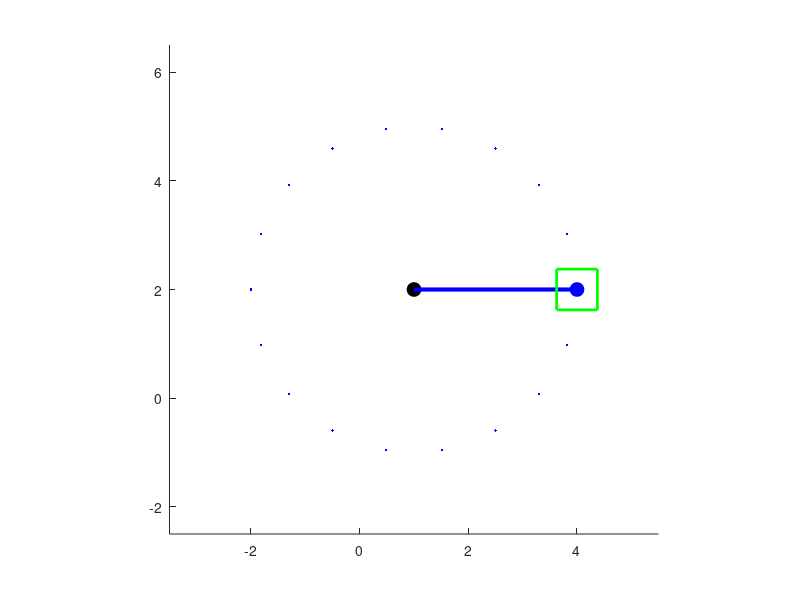

This figure's MATLAB source:
clear; clc; close all;

% Parameters
PtA = [1, 2]; % Coordinates of point A
R = 3; % Length of the crank
N_cyc = 2; % Number of cycles
Trace_inc = 20; % Tracing increment

% Define theta (angles in radians)
theta = (1:360) * pi / 180;

% Coordinates of point B
PtB = [PtA(1) + R * cos(theta); PtA(2) + R * sin(theta)];

% Dimensions of the box at point B
BoxSide = R / 4;
xB1 = PtB(1, :) - BoxSide / 2;
xB2 = PtB(1, :) + BoxSide / 2;
yB1 = PtB(2, :) - BoxSide / 2;
yB2 = PtB(2, :) + BoxSide / 2;

% Plot settings
figure(1);
hold on;
plot(PtA(1), PtA(2), 'ko', 'MarkerSize', 10, 'MarkerFaceColor', 'k');
axis equal;
axis([PtA(1) - 1.5 * R, PtA(1) + 1.5 * R, PtA(2) - 1.5 * R, PtA(2) + 1.5 * R]);
pause(0.05);

% Animation loop
for jj = 1:N_cyc
    delete(findobj('tag', 'tracer'));
    for ii = 1:length(theta)
        delete(findobj('tag', 'update'));

        % Draw crank
        plot([PtA(1), PtB(1, ii)], [PtA(2), PtB(2, ii)], 'b-', 'LineWidth', 3, 'tag', 'update');

        % Draw box at point B
        plot([xB1(ii), xB2(ii), xB2(ii), xB1(ii), xB1(ii)], ...
             [yB2(ii), yB2(ii), yB1(ii), yB1(ii), yB2(ii)], 'g-', 'LineWidth', 2, 'tag', 'update');

        % Draw point B
        plot(PtB(1, ii), PtB(2, ii), 'bo', 'MarkerSize', 10, 'MarkerFaceColor', 'b', 'tag', 'update');

        % Add tracer
        if rem(ii, Trace_inc) == 0
            plot(PtB(1, ii), PtB(2, ii), 'b.', 'tag', 'tracer');
        end

        pause(0.01);
    end
end